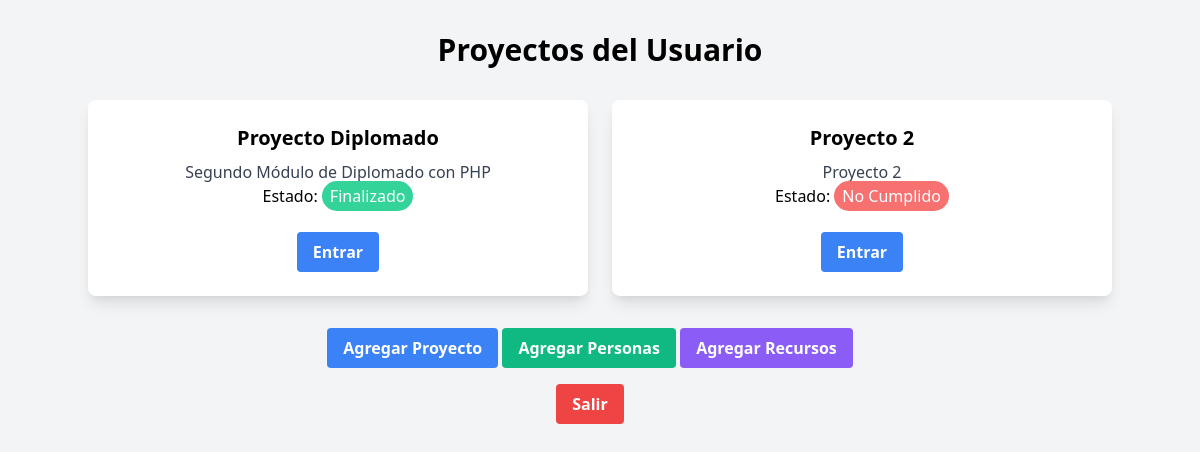
Screenshot of /views/main.php (signed in) with the database file from the repository.
### tables this page shows
CREATE TABLE `proyectos` (
  `Id_proyecto` int NOT NULL AUTO_INCREMENT,
  `Descripcion` varchar(255) NOT NULL,
  `Fecha_inicio` date NOT NULL,
  `Fecha_entrega` date NOT NULL,
  `Valor` decimal(10,2) NOT NULL,
  `Lugar` varchar(255) NOT NULL,
  `Responsable` varchar(255) NOT NULL,
  `Estado` varchar(50) DEFAULT NULL,
  `titulo` text NOT NULL,
  PRIMARY KEY (`Id_proyecto`)
);

### views/main.php (the view, shortened to what this page needs)
<?php
$email = isset($_SESSION['email'])? $_SESSION['email']: null;
$db = conectar();
$sql = "SELECT * FROM proyectos WHERE responsable = (SELECT id_persona FROM personas WHERE email = '$email')";
$stmt = $db->prepare($sql);
$stmt->execute();
$results = $stmt->fetchAll(PDO::FETCH_ASSOC);
?>
<html lang="es">
<head>
    <link href="https://cdn.jsdelivr.net/npm/tailwindcss@2.2.19/dist/tailwind.min.css" rel="stylesheet">
    <link rel='stylesheet' href='https://cdn-uicons.flaticon.com/2.0.0/uicons-solid-rounded/css/uicons-solid-rounded.css'>
</head>
<body class="bg-gray-100">
    <div class="container mx-auto py-8 text-center">
        <h1 class="text-3xl font-bold mb-8 text-center">Proyectos del Usuario</h1>
        <div class="grid gap-6 sm:grid-cols-2 md:grid-cols-2 lg:grid-cols-2 xl:grid-cols-2">
            <?php
            foreach ($results as $proyecto) {
                echo "<div class='bg-white rounded-lg shadow-lg overflow-hidden'>
                        <div class='p-6'>
                            <h2 class='text-xl font-bold mb-2'>".$proyecto['titulo']."</h2>
                            <p class='text-gray-700'>".$proyecto['Descripcion']."</p>";
                if ($proyecto['Estado'] === 'En Curso') {
                    echo "<p>Estado: <span class='bg-yellow-400 text-white rounded-full px-2 py-1'>En Curso</span></p>";
                }
                else if ($proyecto['Estado'] === 'Proximamente') {
                    echo "<p>Estado: <span class='bg-blue-500 text-white rounded-full px-2 py-1'>Próximamente</span></p>";
                }
                else if ($proyecto['Estado'] === 'No cumplido') {
                    echo "<p>Estado: <span class='bg-red-400 text-white rounded-full px-2 py-1'>No Cumplido</span></p>";
                }
                else {
                    echo "<p>Estado: <span class='bg-green-400 text-white rounded-full px-2 py-1'>Finalizado</span></p>";
                }
                echo "<br>";
                echo "
                    <a href='./proyecto.php?proyecto=".$proyecto['Id_proyecto']."' class='bg-blue-500 hover:bg-blue-700 text-white font-bold py-2 px-4 rounded focus:outline-none focus:shadow-outline' type='submit'>
                        Entrar
                    </a>";
                echo "</div>
                    </div>";
            }
            ?>
        </div>
    </div>
    <div class="text-center mr-5">
        <button class="bg-blue-500 hover:bg-blue-700 text-white font-bold py-2 px-4 rounded focus:outline-none focus:shadow-outline" onclick="abrirModalProyecto()">
            Agregar Proyecto
        </button>
        <button class="bg-green-500 hover:bg-green-700 text-white font-bold py-2 px-4 rounded focus:outline-none focus:shadow-outline" onclick="abrirModalPersonas()">
            Agregar Personas
        </button>
        <button class="bg-purple-500 hover:bg-purple-700 text-white font-bold py-2 px-4 rounded focus:outline-none focus:shadow-outline" onclick="abrirModalRecursos()">
            Agregar Recursos
        </button>
        <form action="../controllers/SesionController.php" method='POST' class="text-center">
            <button class="mt-4 bg-red-500 hover:bg-red-700 text-white font-bold py-2 px-4 rounded focus:outline-none focus:shadow-outline" type='submit'>
                Salir
            </button>
        </form>
    </div>
</body>
</html>

### rows the page displays
proyectos: titulo "Proyecto Diplomado", Descripcion "Segundo Módulo de Diplomado con PHP", shows "Estado:", Estado "Finalizado"
proyectos: titulo "Proyecto 2", Descripcion "Proyecto 2", shows "Estado:", Estado "No Cumplido"
